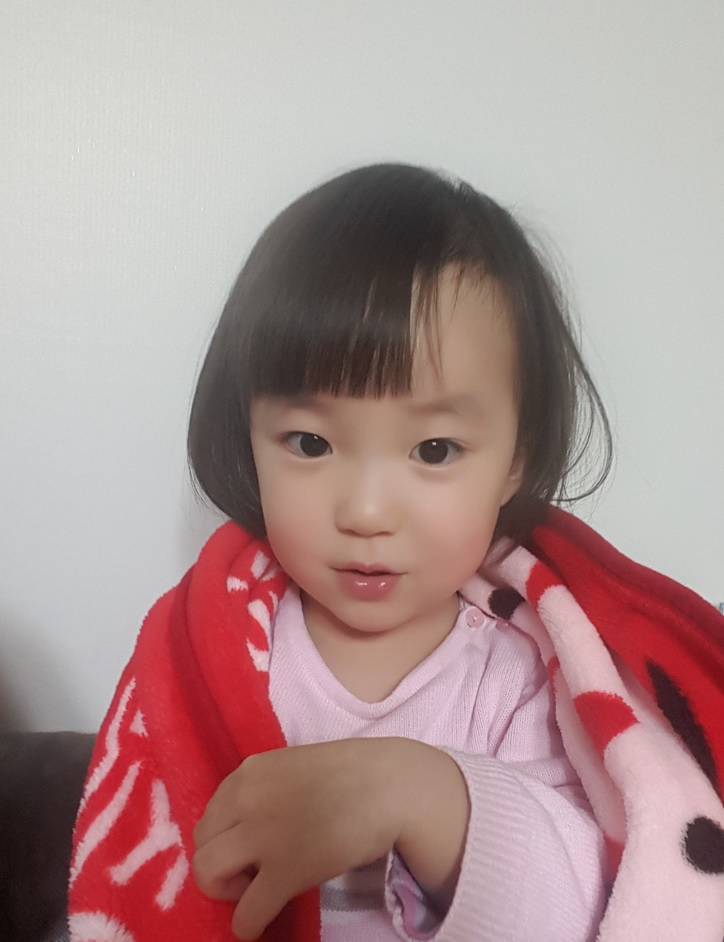
#> input picture img/Angela02.jpg, 724 x 942 px
$ python 513_remap_barrel.py
#> lines starting #> are read from the running program, lines starting #| are printed output that depends on the picture
import cv2
import numpy as np

# 왜곡 계수 설정
# k1, k2, k3 = 0.5, 0.2, 0.0      # 배럴 왜곡
k1, k2, k3 = -0.3, 0, 0       # 판큐선 왜곡

img = cv2.imread('../img/Angela02.jpg')
#> img is the input picture: shape (942, 724, 3); mean B, G, R 144.6, 145.6, 172
rows, cols = img.shape[:2]
#> rows = 942; cols = 724

# mapping array
mapy, mapx = np.indices((rows, cols), dtype=np.float32)

# 중앙점 좌표로 -1~1 정규화 및 극좌표 변환
mapx = 2*mapx/(cols - 1) - 1
mapy = 2*mapy/(rows - 1) - 1
r, theta = cv2.cartToPolar(mapx, mapy)
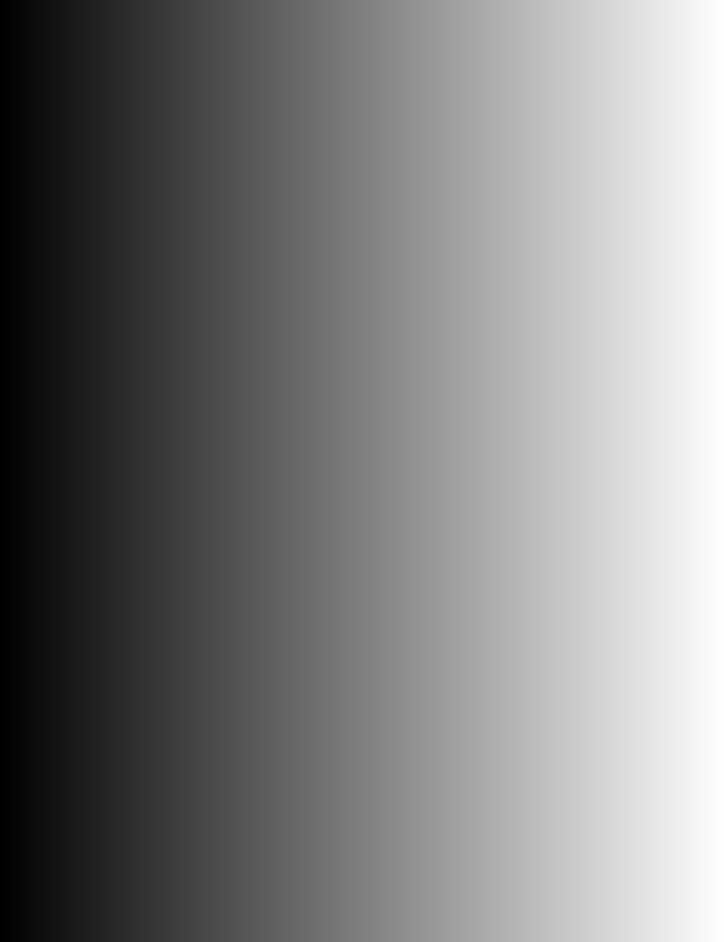
#> mapx: shape (942, 724) float32; min -1, max 1, mean 2.55e-08; drawn with min black and max white

# 방사 왜곡 변형 연산
ru = r*(1+k1*(r**2) + k2*(r**4) + k3*(r**6))

# 직교좌표 및 좌상단 기준으로 복원
mapx, mapy = cv2.polarToCart(ru, theta)
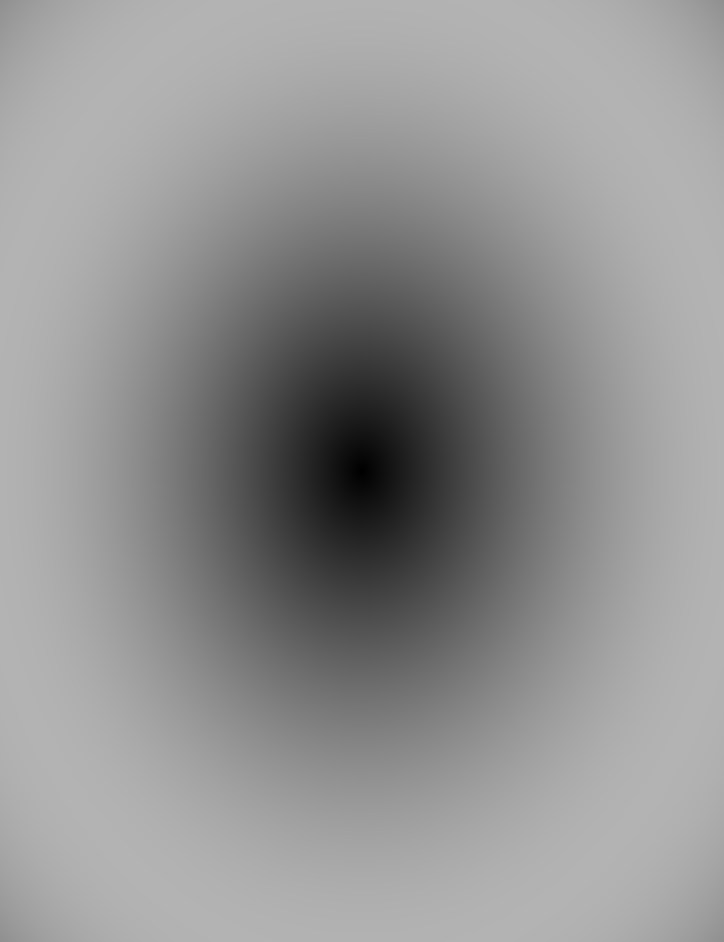
#> ru: shape (942, 724) float32; min 0.00174, max 0.703, mean 0.577
mapx = ((mapx + 1)*cols - 1)/2
mapy = ((mapy + 1)*rows - 1)/2

# remapping
distored = cv2.remap(img, mapx, mapy, cv2.INTER_LINEAR)
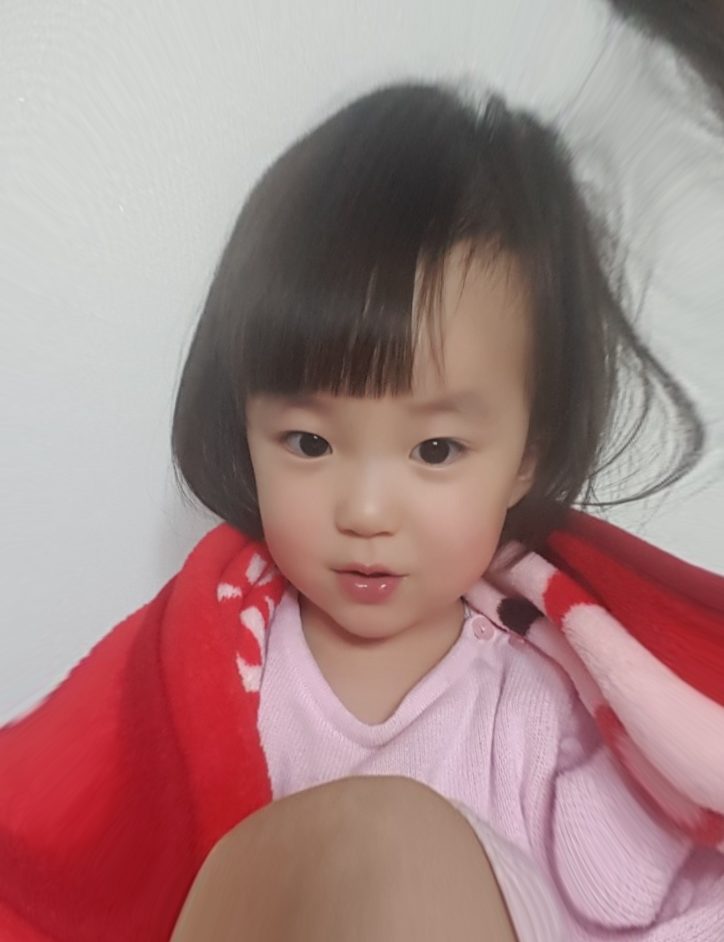
#> distored: shape (942, 724, 3); mean B, G, R 132.7, 133.3, 165

cv2.imshow('original', img)
cv2.imshow('distored', distored)
cv2.waitKey()
cv2.destroyAllWindows()

$ run again, with img/Angela01.jpg copied over img/Angela02.jpg
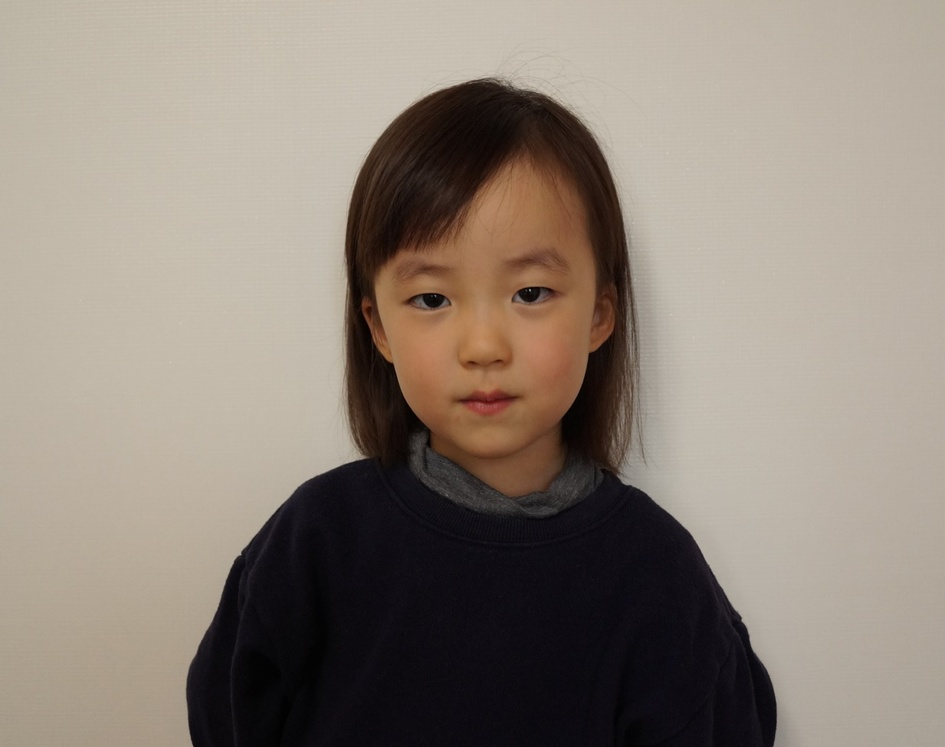
#> input picture img/Angela01.jpg, 945 x 747 px, shrunk from 1233 x 974 before the run
#> img is the input picture: shape (747, 945, 3); mean B, G, R 120.4, 131.1, 142
#> `distored = cv2.remap(img, mapx, mapy, cv2.INTER_LINEAR)`:
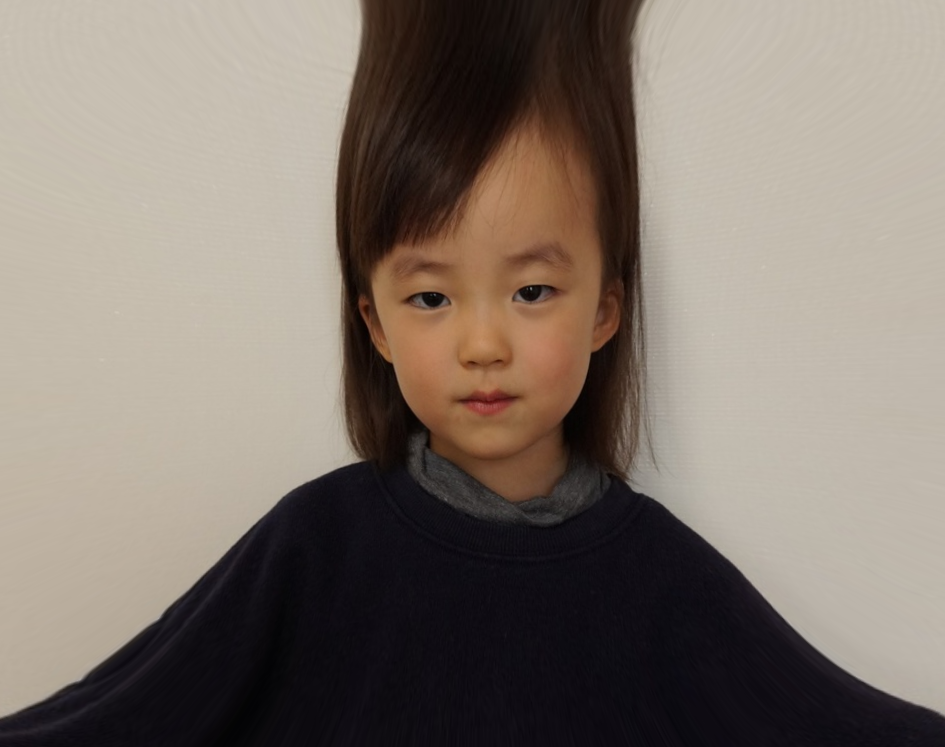
#> distored: shape (747, 945, 3); mean B, G, R 108.9, 118.2, 129.1

$ run again, with img/Angela03.jpg copied over img/Angela02.jpg
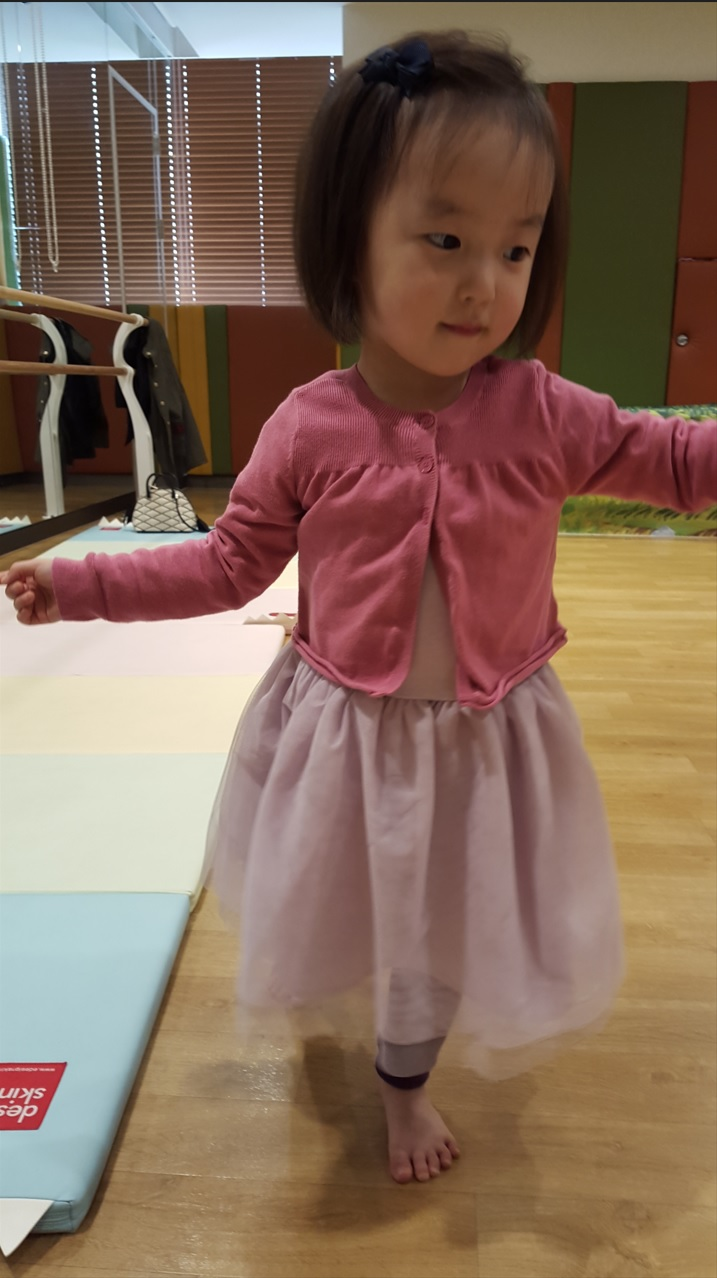
#> input picture img/Angela03.jpg, 717 x 1278 px
#> img is the input picture: shape (1278, 717, 3); mean B, G, R 90.5, 107.2, 133.5
#> `distored = cv2.remap(img, mapx, mapy, cv2.INTER_LINEAR)`:
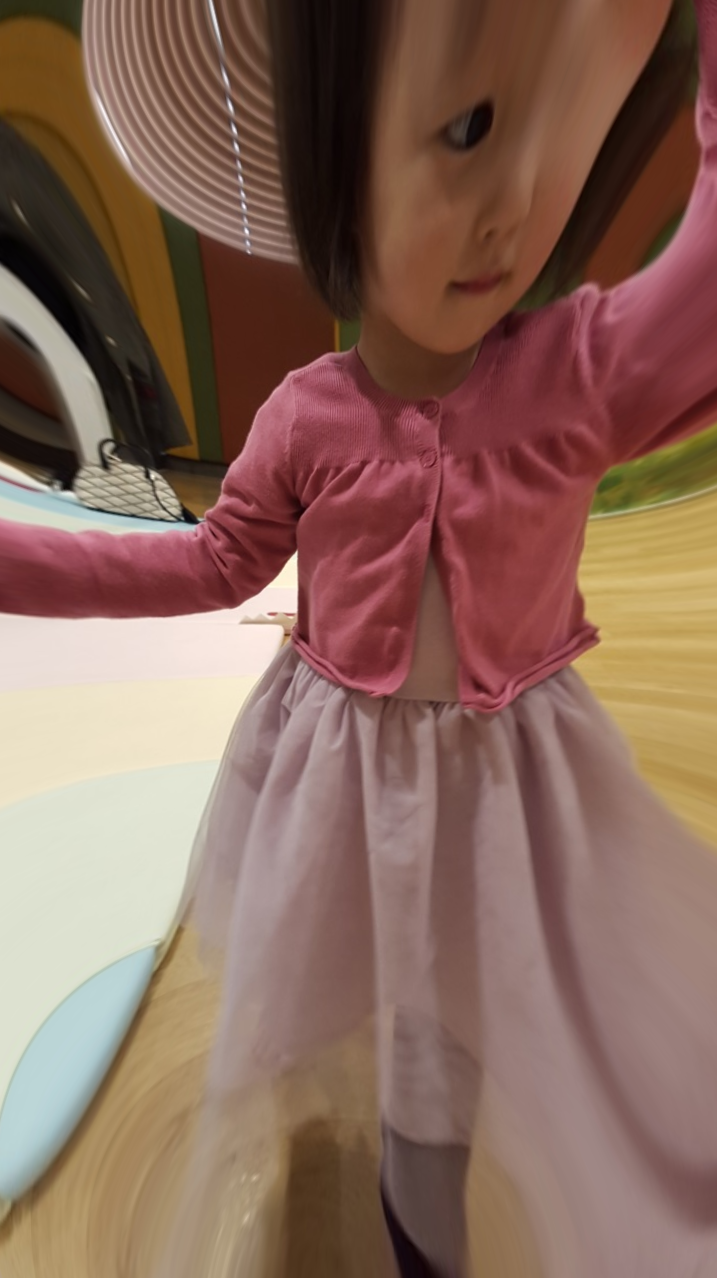
#> distored: shape (1278, 717, 3); mean B, G, R 90.8, 104.1, 136.4
